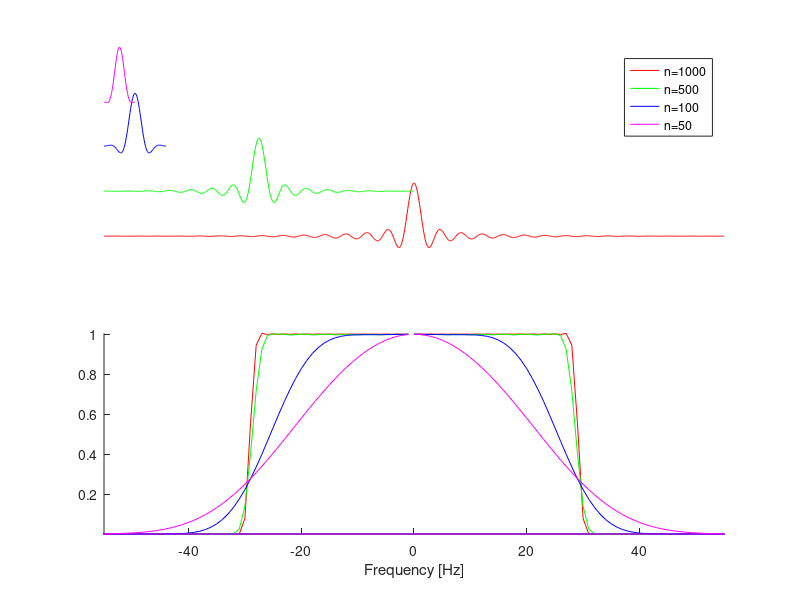
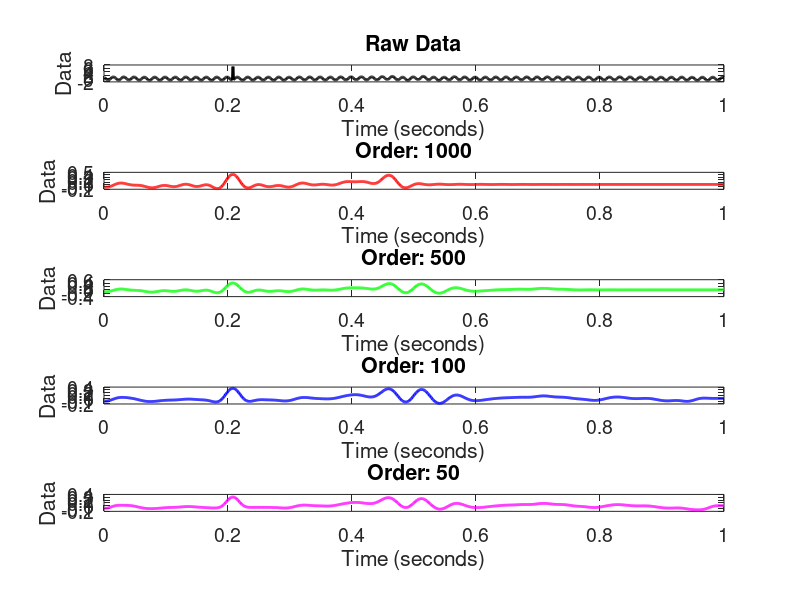

Write MATLAB code to recreate these figures, in order.
function Chapter_6_Question_4()
    % Question 4 - Changing Order of FIR Filters

    %Load the EEG data to define useful parameters.
    load('Ch6-EEG-1.mat') 
    x = EEG(1,:) - mean(EEG(1,:));
    sample_interval = t(2) - t(1);
    N = length(x);
    sample_freq = 1/sample_interval;
    nyquist_freq = sample_freq/2;
    freq_resolution = 1/(N*sample_interval);
    faxis = fftshift((-nyquist_freq:freq_resolution:nyquist_freq-freq_resolution));

    %Define the filter orders, cutoff frequency, and colors.
    n = [1000, 500, 100, 50];
    Wn = 30/nyquist_freq; 
    clr = {'r', 'g', 'b', 'm'};
    filtered_data = zeros(length(n), N);

    %For each filter, design and visualize the filter.
    for k = 1:length(n)
        
        %Design filter.
        b = fir1(n(k), Wn, 'low');

        %Visualize filter.
        subplot(2,1,1)
        hold on
        plot(b+0.05*k, 'Color', clr{k})
        hold off
        axis tight
        axis off

        bf = fft(b,N);		%NOTE: zero pad to same length as x.
        subplot(2,1,2)
        hold on
        plot(faxis,bf.*conj(bf), 'Color', clr{k})
        hold off
        axis tight
        xlim([-55 55])
        xlabel('Frequency [Hz]')
        
        %Store Filtered Data (note: we cannot use filtfilt)
        x1 = filter(b, 1, x); %filter once
        x1 = x1(N:-1:1); %reverse
        x2 = filter(b, 1, x1); %filter again
        filtered_data(k, :) = x2(N:-1:1); %reverse again

    end
    subplot(2,1,1)
    legend({'n=1000'; 'n=500'; 'n=100'; 'n=50'})
    
    %Plot Filtered Data
    figure()
    subplot(5, 1, 1)
    plot(t, x, 'k', 'LineWidth', 2)
    xlabel('Time (seconds)')
    ylabel('Data')
    title('Raw Data')
    set(gca, 'FontSize', 14)
    for i = 2:5
        subplot(5, 1, i)
        plot(t, filtered_data(i-1, :), clr{i-1}, 'LineWidth', 2)
        xlabel('Time (seconds)')
        ylabel('Data')
        title(['Order: ', num2str(n(i-1))])
        set(gca, 'FontSize', 14)
    end

    % Increasing the order of the FIR filter causes the EEG signal to smooth
    % out. 
    
end